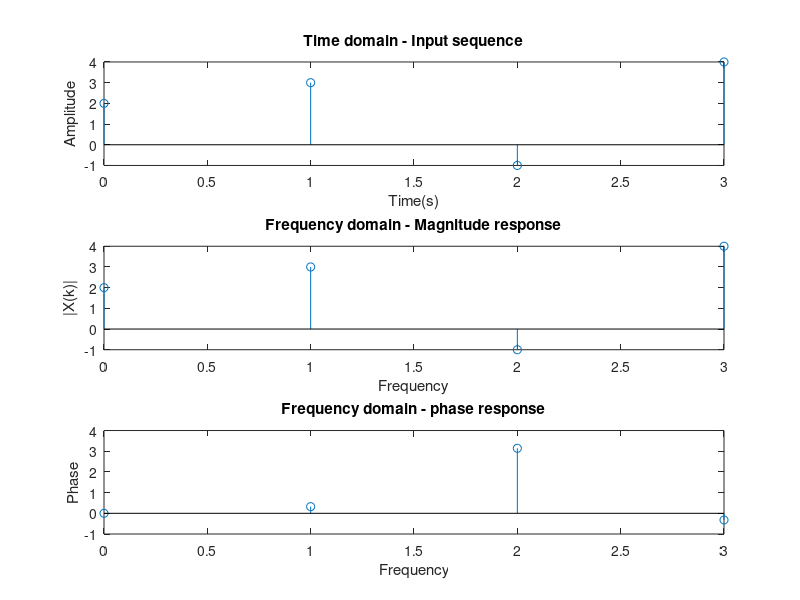

Write the MATLAB code that produced this figure.
close all;
clc;
x = [2 3 -1 4];
N = length(x);
X = fft(x,N);
t = 0:N-1;
subplot(311)
stem(t,x);
xlabel('Time(s)');
ylabel('Amplitude');
title('Time domain - Input sequence')
subplot(312)
stem(t,x)
xlabel('Frequency');
ylabel('|X(k)|');
title('Frequency domain - Magnitude response')
subplot(313)
stem(t,angle(X))
xlabel('Frequency');
ylabel('Phase');
title('Frequency domain - phase response')